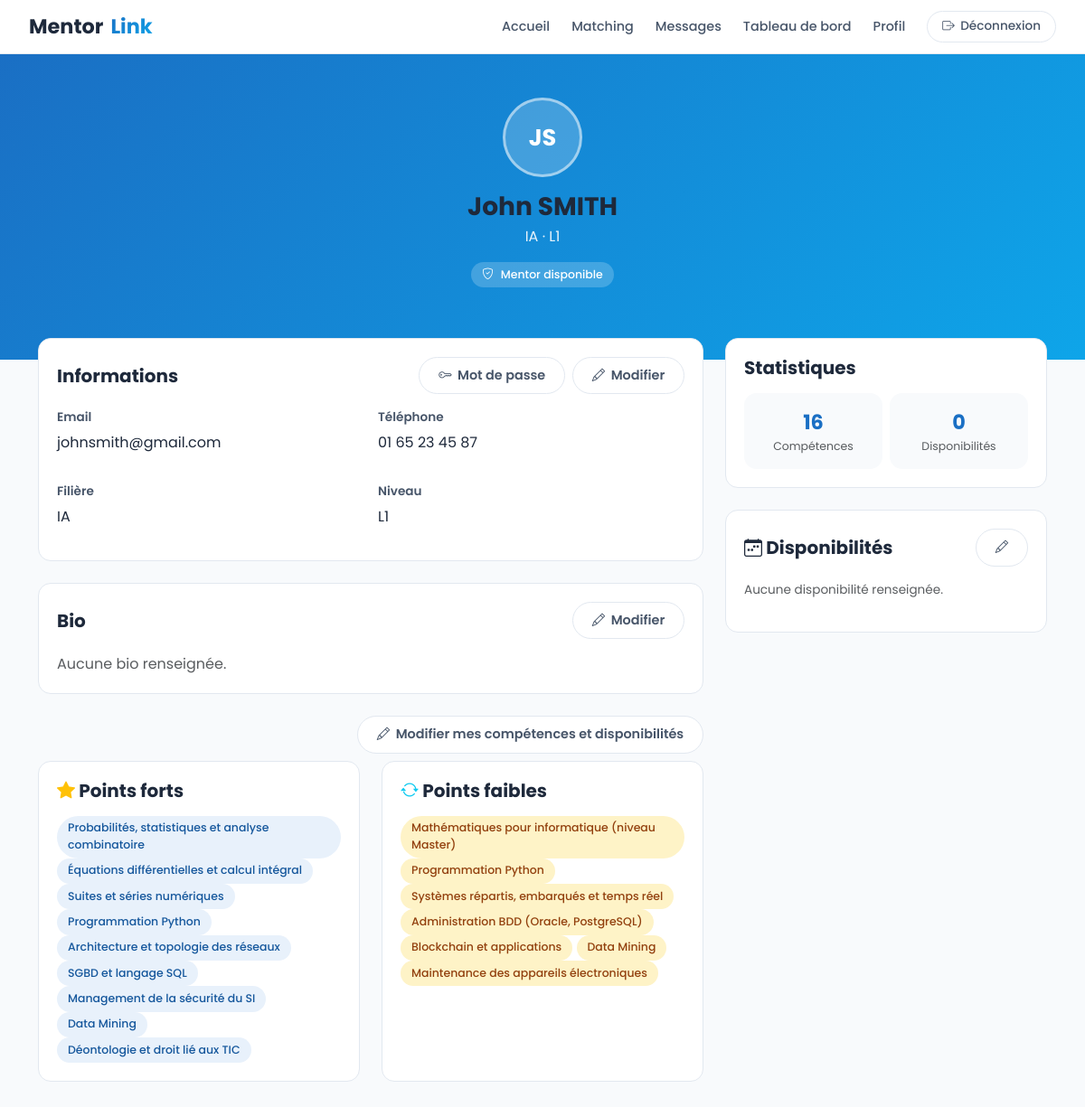
The page /profil/ (signed in) on the database its author committed.
### users/models.py (models this page shows, shortened)
class Utilisateur(AbstractBaseUser, PermissionsMixin):
    nom = models.CharField(max_length=50)
    prenom = models.CharField(max_length=50)
    email = models.EmailField(max_length=100, unique=True)
    telephone = models.CharField(max_length=20, unique=True)
    photo_profil = models.ImageField(upload_to='photos/', blank=True, null=True)
    filiere = models.CharField(max_length=10, choices=[
        ('IA', 'IA'), ('IM', 'IM'), ('GL', 'GL'),
        ('SEIoT', 'SEIoT'), ('SI', 'SI')
    ])
    niveau = models.CharField(max_length=2, choices=[
        ('L1', 'L1'), ('L2', 'L2'), ('L3', 'L3')
    ])
    bio = models.TextField(blank=True, null=True)
    centres_interet = models.TextField(blank=True, null=True)
    date_inscription = models.DateTimeField(auto_now_add=True)
    is_active = models.BooleanField(default=True)
    is_staff = models.BooleanField(default=False)
    USERNAME_FIELD = 'email'
    REQUIRED_FIELDS = ['nom', 'prenom', 'telephone']
    objects = UtilisateurManager()

class UtilisateurCompetence(models.Model):
    TYPES = [
        ('point_fort', 'Point fort'),
        ('point_faible', 'Point faible')
    ]
    utilisateur = models.ForeignKey(Utilisateur, on_delete=models.CASCADE, related_name='competences')
    competence = models.ForeignKey(Competence, on_delete=models.CASCADE, related_name='utilisateurs')
    type_competence = models.CharField(max_length=20, choices=TYPES)
    class Meta:
        unique_together = ('utilisateur', 'competence', 'type_competence')

class Competence(models.Model):
    categorie = models.ForeignKey(Categorie, on_delete=models.CASCADE, related_name='competences')
    nom_competence = models.CharField(max_length=150, unique=True)

### users/views.py (the view)
# urls.py: path('profil/', views.profil, name='profil'),
@login_required
def profil(request):
    utilisateur = request.user
    disponibilites = Disponibilite.objects.filter(utilisateur=utilisateur)
    competences = UtilisateurCompetence.objects.filter(utilisateur=utilisateur)
    return render(request, 'users/profil.html', {
        'utilisateur': utilisateur,
        'disponibilites': disponibilites,
        'competences': competences,
        'edit_form': ModificationProfilForm(instance=utilisateur),
    })

### users/templates/users/profil.html (shortened to what this page needs)
{% extends "base.html" %}
{% block content %}
<div class="profile-header">
  <div class="avatar-lg mx-auto mb-3">
    {% if utilisateur.photo_profil %}
      <img src="{{ utilisateur.photo_profil.url }}" alt="Photo de profil">
    {% else %}
      {{ utilisateur.prenom|slice:":1" }}{{ utilisateur.nom|slice:":1" }}
    {% endif %}
  </div>
  <h3 class="fw-bold mb-1">{{ utilisateur.prenom }} {{ utilisateur.nom }}</h3>
  <p style="opacity:0.9;">{{ utilisateur.filiere }} · {{ utilisateur.niveau }}</p>
  <div class="d-flex justify-content-center gap-2 mt-2">
    <span class="badge-mentor" style="background:rgba(255,255,255,0.2); color:white;"><i class="bi bi-shield-check me-1"></i>Mentor disponible</span>
  </div>
</div>
<div class="container profile-card-floating pb-5">
  <div class="row g-4">
    <div class="col-lg-8">
      <div class="card-mentor mb-4">
        <div class="d-flex justify-content-between align-items-center mb-3">
          <h5 class="fw-bold mb-0">Informations</h5>
          <div class="d-flex gap-2">
            <a href="{% url 'changer_mot_de_passe' %}" class="btn-outline-mentor"><i class="bi bi-key"></i> Mot de passe</a>
            <button type="button" class="btn-outline-mentor" onclick="toggleEdit('infoEdit','infoView',this)">
              <i class="bi bi-pencil"></i> Modifier
            </button>
          </div>
        </div>
        <div id="infoView" class="row g-3">
          <div class="col-md-6">
            <span class="form-label-mentor">Email</span>
            <p>{{ utilisateur.email }}</p>
          </div>
          <div class="col-md-6">
            <span class="form-label-mentor">Téléphone</span>
            <p>{{ utilisateur.telephone }}</p>
          </div>
          <div class="col-md-6">
            <span class="form-label-mentor">Filière</span>
            <p>{{ utilisateur.filiere }}</p>
          </div>
          <div class="col-md-6">
            <span class="form-label-mentor">Niveau</span>
            <p>{{ utilisateur.niveau }}</p>
          </div>
        </div>
      </div>
      <div class="card-mentor mb-4">
        <div class="d-flex justify-content-between align-items-center mb-3">
          <h5 class="fw-bold mb-0">Bio</h5>
          <button type="button" class="btn-outline-mentor" onclick="toggleEdit('bioEdit','bioView',this)">
            <i class="bi bi-pencil"></i> Modifier
          </button>
        </div>
        <div id="bioView">
          <p class="text-muted mb-0">{{ utilisateur.bio|default:"Aucune bio renseignée." }}</p>
        </div>
      </div>
      <div class="d-flex justify-content-end mb-2">
        <a href="{% url 'gerer_competences' %}" class="btn-outline-mentor"><i class="bi bi-pencil"></i> Modifier mes compétences et disponibilités</a>
      </div>
      <div class="row g-4">
        <div class="col-md-6">
          <div class="card-mentor h-100">
            <h5 class="fw-bold mb-3"><i class="bi bi-star-fill text-warning"></i> Points forts</h5>
            {% for comp in competences %}
              {% if comp.type_competence == 'point_fort' %}
                <span class="badge-mentor badge-blue">{{ comp.competence.nom_competence }}</span>
              {% endif %}
            {% empty %}
              <p class="text-muted" style="font-size:0.85rem;">Aucun point fort renseigné.</p>
            {% endfor %}
          </div>
        </div>
        <div class="col-md-6">
          <div class="card-mentor h-100">
            <h5 class="fw-bold mb-3"><i class="bi bi-arrow-repeat text-info"></i> Points faibles</h5>
            {% for comp in competences %}
              {% if comp.type_competence == 'point_faible' %}
                <span class="badge-mentor" style="background:#fef3c7; color:#92400e;">{{ comp.competence.nom_competence }}</span>
              {% endif %}
            {% empty %}
              <p class="text-muted" style="font-size:0.85rem;">Aucun point faible renseigné.</p>
            {% endfor %}
          </div>
        </div>
      </div>
    </div>
    <div class="col-lg-4">
      <div class="card-mentor mb-4">
        <h5 class="fw-bold mb-3">Statistiques</h5>
        <div class="row g-2 text-center">
          <div class="col-6">
            <div class="stat-box">
              <div class="fw-bold" style="font-size:1.4rem; color:var(--primary);">{{ competences|length }}</div>
              <div class="text-muted" style="font-size:0.78rem;">Compétences</div>
            </div>
          </div>
          <div class="col-6">
            <div class="stat-box">
              <div class="fw-bold" style="font-size:1.4rem; color:var(--primary);">{{ disponibilites|length }}</div>
              <div class="text-muted" style="font-size:0.78rem;">Disponibilités</div>
            </div>
          </div>
        </div>
      </div>
      <div class="card-mentor mb-4">
        <div class="d-flex justify-content-between align-items-center mb-3">
          <h5 class="fw-bold mb-0"><i class="bi bi-calendar-week"></i> Disponibilités</h5>
          <a href="{% url 'gerer_competences' %}" class="btn-outline-mentor"><i class="bi bi-pencil"></i></a>
        </div>
        {% for dispo in disponibilites %}
          <span class="availability-slot active"><i class="bi bi-check-circle"></i>{{ dispo.jour }} {{ dispo.heure_debut|time:"H:i" }} - {{ dispo.heure_fin|time:"H:i" }}</span>
        {% empty %}
          <p class="text-muted" style="font-size:0.85rem;">Aucune disponibilité renseignée.</p>
        {% endfor %}
      </div>
    </div>
  </div>
</div>
{% endblock %}

### templates/base.html (shortened to what this page needs)
{% load static %}
<!DOCTYPE html>
<html lang="fr">
<head>
  <link href="https://cdn.jsdelivr.net/npm/bootstrap@5.3.0/dist/css/bootstrap.min.css" rel="stylesheet" />
  <link href="https://cdn.jsdelivr.net/npm/bootstrap-icons@1.10.5/font/bootstrap-icons.css" rel="stylesheet" />
  <link href="{% static 'css/base.css' %}" rel="stylesheet" />
  <link href="{% static 'css/buttons.css' %}" rel="stylesheet" />
  <link href="{% static 'css/navbar.css' %}" rel="stylesheet" />
  <link href="{% static 'css/forms.css' %}" rel="stylesheet" />
  <link href="{% static 'css/cards.css' %}" rel="stylesheet" />
  <link href="{% static 'css/hero.css' %}" rel="stylesheet" />
  <link href="{% static 'css/auth.css' %}" rel="stylesheet" />
  <link href="{% static 'css/profil.css' %}" rel="stylesheet" />
  <link href="{% static 'css/matching.css' %}" rel="stylesheet" />
  <link href="{% static 'css/chat.css' %}" rel="stylesheet" />
</head>
<body>
  {% block navbar %}
  <nav class="navbar-mentor">
    <a class="navbar-brand" href="{% url 'accueil' %}">Mentor<span>Link</span></a>
    <div class="nav-links">
      <a href="{% url 'accueil' %}">Accueil</a>
      {% if user.is_authenticated %}
        <a href="{% url 'matching:liste' %}">Matching</a>
        <a href="{% url 'messaging:conversations' %}">Messages</a>
        <a href="{% url 'tableau_de_bord' %}">Tableau de bord</a>
        <a href="{% url 'profil' %}">Profil</a>
        <button class="nav-logout" onclick="logout('{% url 'deconnexion' %}')">
          <i class="bi bi-box-arrow-right"></i> Déconnexion
        </button>
      {% else %}
        <a href="{% url 'matching:liste' %}">Matching</a>
        <a href="{% url 'connexion' %}" class="btn-outline-mentor" style="color:#1E3A8A; border-color:#1E3A8A; font-weight:600;">Connexion</a>
        <a href="{% url 'inscription' %}" class="btn-primary-mentor">S'inscrire</a>
      {% endif %}
    </div>
  </nav>
  {% endblock %}
  {% block content %}{% endblock %}
</body>
</html>

### static/css/base.css (style rules this page uses)
:root { --primary: #1a6fc4; --primary-dark: #15579c; --primary-light: #e8f1fb; --secondary: #0ea5e9; --accent: #0ea5e9; --accent-dark: #0c7ea8; --accent-soft: #e0f6fd; --gray-50: #f8fafc; --gray-100: #f1f5f9; --gray-200: #e2e8f0; --gray-400: #94a3b8; --gray-600: #475569; --gray-800: #1e293b; --success: #22c55e; --danger: #ef4444; --gradient: linear-gradient(135deg, #1a6fc4 0%, #0ea5e9 100%); --gradient-soft: linear-gradient(135deg, rgba(26,111,196,0.08) 0%, rgba(14,165,233,0.08) 100%); --radius-sm: 8px; --radius: 14px; --radius-lg: 20px; --shadow-md: 0 4px 16px rgba(30,41,59,0.08); --shadow-lg: 0 12px 32px rgba(30,41,59,0.14); }
* { box-sizing: border-box; }
html, body { font-family: 'Poppins', sans-serif; color: var(--gray-800); background: var(--gray-50); -webkit-font-smoothing: antialiased; }
a { color: var(--primary); text-decoration: none; }
h1, h2, h3, h4, h5, h6 { font-family: 'Poppins', sans-serif; color: var(--gray-800); }
.navbar-brand { font-weight: 700; font-size: 1.4rem; color: var(--gray-800) !important; display: flex; align-items: center; gap: 0.5rem; }
.navbar-brand span { background: var(--gradient); -webkit-background-clip: text; -webkit-text-fill-color: transparent; background-clip: text; }

### static/css/buttons.css (style rules this page uses)
.btn-outline-mentor { display: inline-flex; align-items: center; justify-content: center; gap: 0.4rem; background: #fff; color: var(--gray-600); border: 1.5px solid var(--gray-200); border-radius: 50px; padding: 0.55rem 1.3rem; font-family: 'Poppins', sans-serif; font-weight: 600; font-size: 0.9rem; cursor: pointer; text-decoration: none; transition: all 0.2s; }
.nav-logout { display: inline-flex; align-items: center; gap: 0.4rem; background: none; border: 1.5px solid var(--gray-200); border-radius: 50px; padding: 0.4rem 1rem; font-family: 'Poppins', sans-serif; font-weight: 500; font-size: 0.85rem; color: var(--gray-600); cursor: pointer; transition: all 0.2s; }
.badge-mentor { display: inline-flex; align-items: center; gap: 4px; padding: 0.3rem 0.75rem; border-radius: 50px; font-size: 0.78rem; font-weight: 500; }
.badge-blue { background: var(--primary-light); color: var(--primary-dark); }

### static/css/navbar.css (style rules this page uses)
.navbar-mentor { position: sticky; top: 0; z-index: 100; display: flex; align-items: center; justify-content: space-between; background: #fff; border-bottom: 1px solid var(--gray-200); padding: 0.75rem 2rem; }
.navbar-mentor .nav-links { display: flex; align-items: center; gap: 1.5rem; }
.navbar-mentor .nav-links a { color: var(--gray-600); font-size: 0.9rem; font-weight: 500; text-decoration: none; transition: color 0.2s; }

### static/css/forms.css (style rules this page uses)
.form-label-mentor { display: block; font-size: 0.85rem; font-weight: 600; color: var(--gray-600); margin-bottom: 0.35rem; }

### static/css/cards.css (style rules this page uses)
.card-mentor { background: #fff; border: 1px solid var(--gray-200); border-radius: var(--radius); padding: 1.25rem; cursor: pointer; transition: all 0.2s; }
.avatar-lg { width: 88px; height: 88px; border-radius: 50%; background: rgba(255,255,255,0.2); border: 3px solid rgba(255,255,255,0.5); color: #fff; display: flex; align-items: center; justify-content: center; font-weight: 700; font-size: 1.6rem; overflow: hidden; }
.stat-box { background: var(--gray-50); border-radius: var(--radius); padding: 1rem; text-align: center; }

### static/css/profil.css (style rules this page uses)
.profile-header { background: var(--gradient); padding: 3rem 2rem 5rem; text-align: center; color: #fff; }
.profile-card-floating { margin-top: -3rem; }

### rows shown on the page
Utilisateur: prenom "J", nom "S", prenom "John", nom "SMITH", filiere "IA", niveau "L1", email "johnsmith@gmail.com", telephone "01 65 23 45 87", bio "Aucune bio renseignée."
UtilisateurCompetence: competence.nom_competence "Probabilités, statistiques et analyse combinatoire"
UtilisateurCompetence: competence.nom_competence "Équations différentielles et calcul intégral"
UtilisateurCompetence: competence.nom_competence "Suites et séries numériques"
UtilisateurCompetence: competence.nom_competence "Programmation Python"
UtilisateurCompetence: competence.nom_competence "Architecture et topologie des réseaux"
UtilisateurCompetence: competence.nom_competence "SGBD et langage SQL"
UtilisateurCompetence: competence.nom_competence "Management de la sécurité du SI"
UtilisateurCompetence: competence.nom_competence "Data Mining"
UtilisateurCompetence: competence.nom_competence "Déontologie et droit lié aux TIC"
UtilisateurCompetence: competence.nom_competence "Mathématiques pour informatique (niveau Master)"
UtilisateurCompetence: competence.nom_competence "Programmation Python"
UtilisateurCompetence: competence.nom_competence "Systèmes répartis, embarqués et temps réel"
UtilisateurCompetence: competence.nom_competence "Administration BDD (Oracle, PostgreSQL)"
UtilisateurCompetence: competence.nom_competence "Blockchain et applications"
UtilisateurCompetence: competence.nom_competence "Data Mining"
UtilisateurCompetence: competence.nom_competence "Maintenance des appareils électroniques"

### other values the page prints
{{ competences|length }} "16"
{{ disponibilites|length }} "0"
